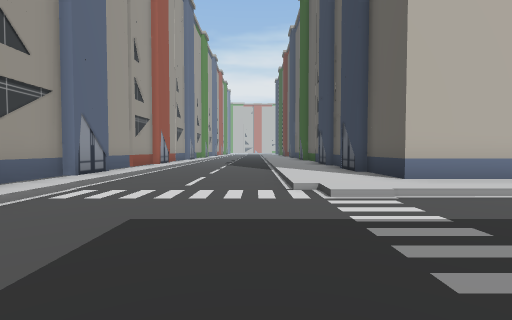
view 1 (above)

24 first-person views from a walk through a scene from a Unity 3-D project. The camera is 1.2 m above the floor, tilts 2° down and sees 85° across. The floor is counted in squares, 2 m on a side. Each view is taken from the middle of a square. On the plan, view 1 faces up. The plan holds only what a view shows up to about 9 squares ahead; the rest is blank. The place goes on beyond the plan. The player character is not drawn. Some surface patterns are stand-ins.

view 2
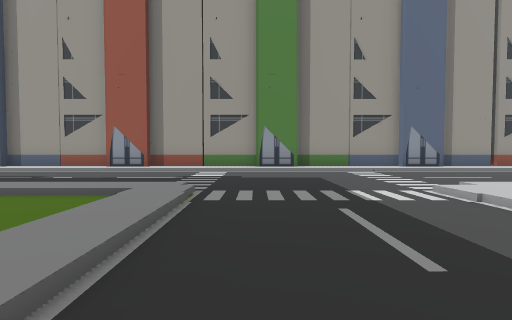

view 3
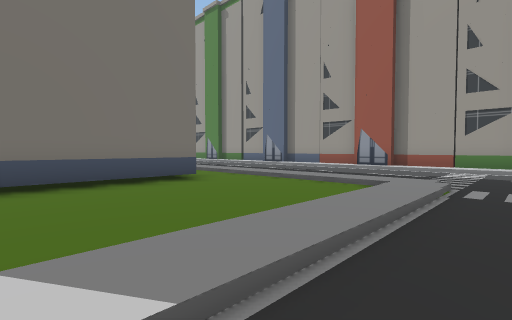

view 4
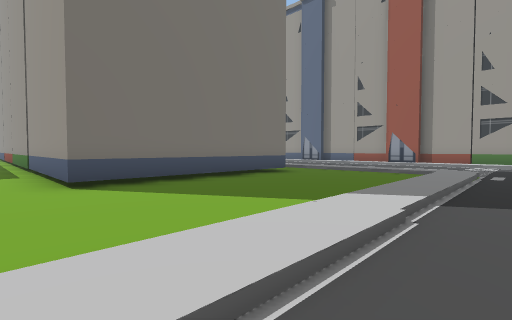

view 5
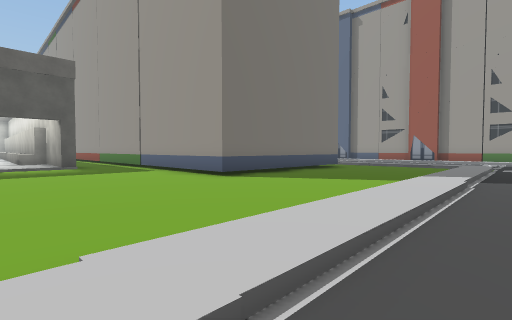

view 6
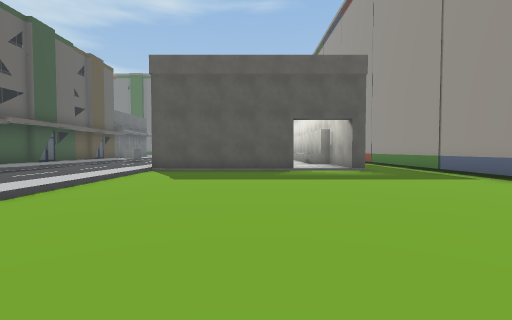

view 7
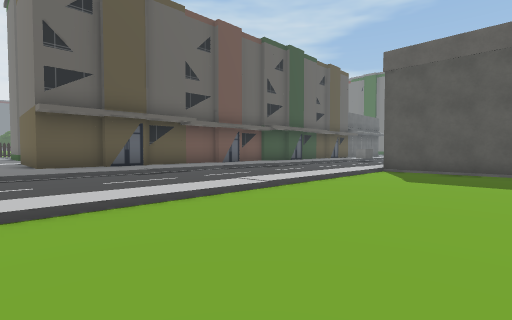

view 8
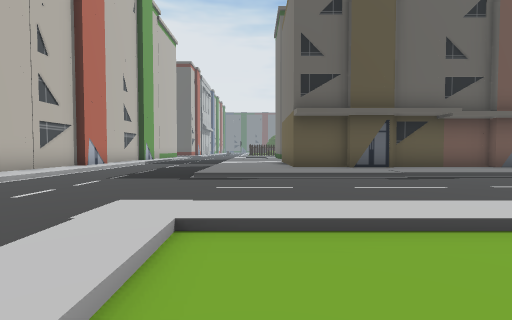

view 9
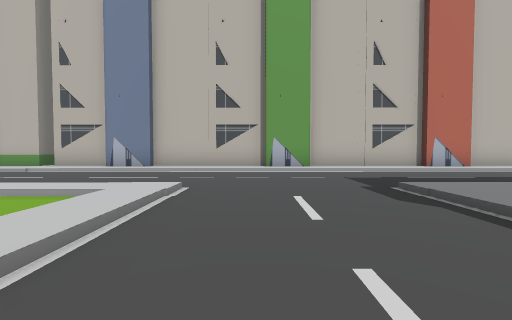

view 10
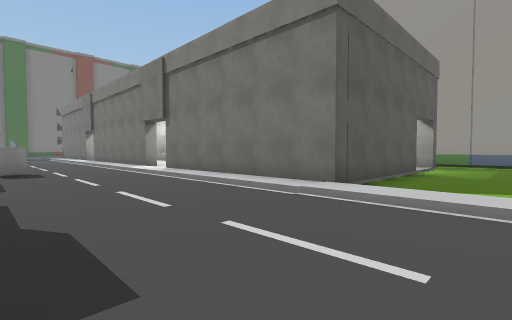

view 11
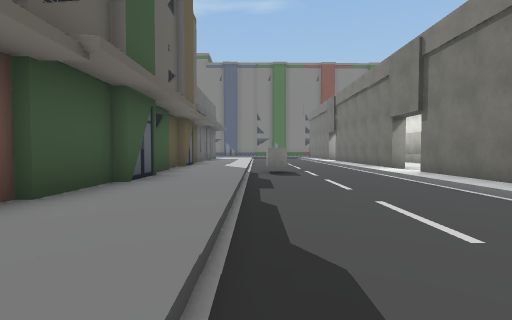

view 12
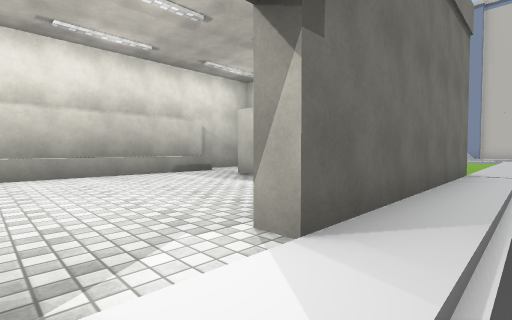

view 13
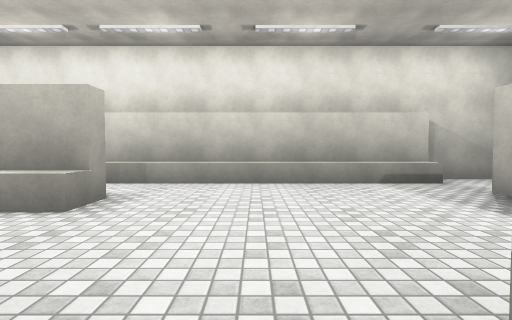

view 14
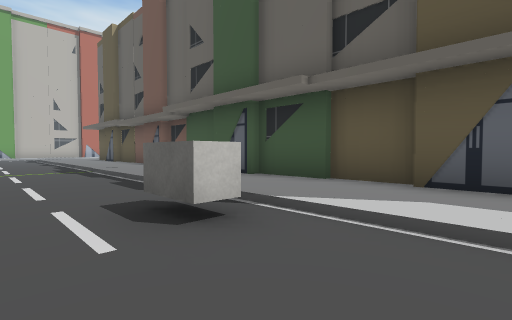

view 15
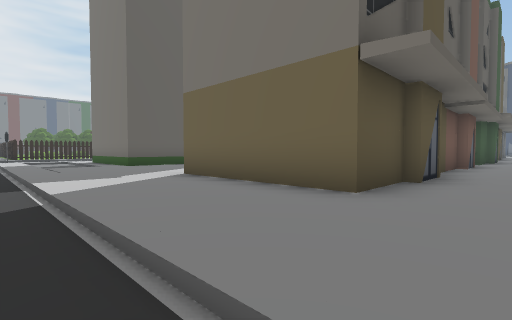

view 16
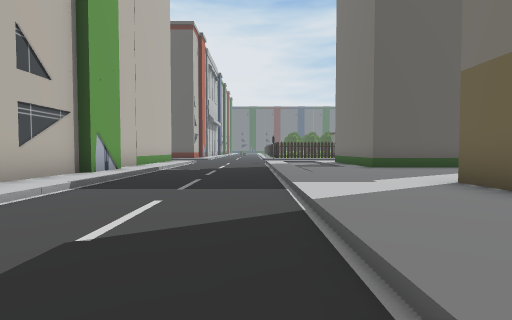

view 17
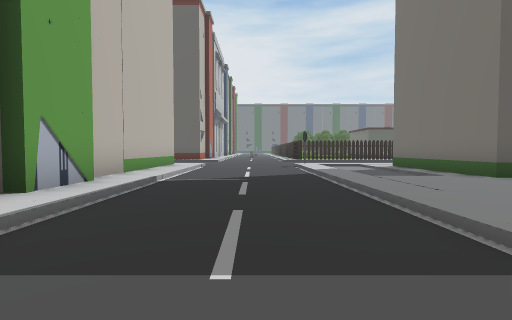

view 18
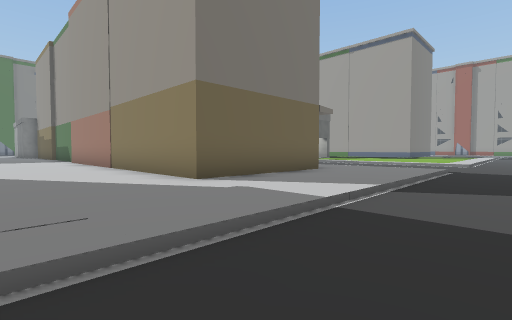

view 19
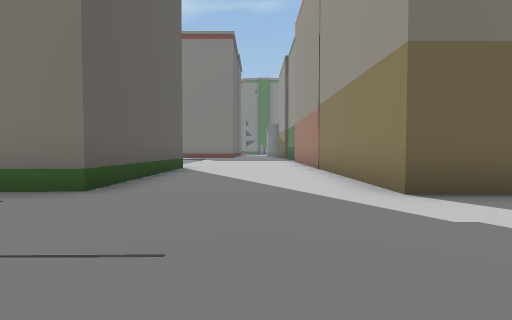

view 20
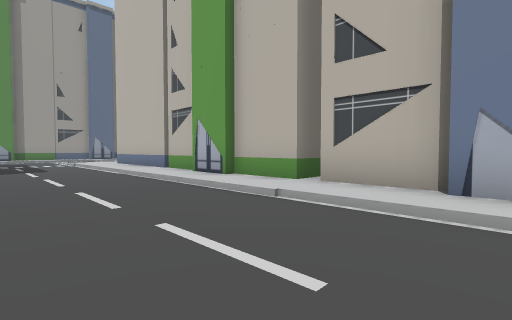

view 21
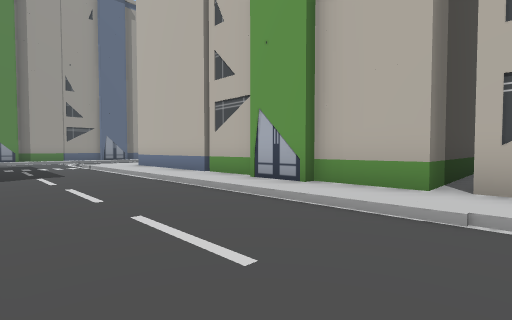

view 22
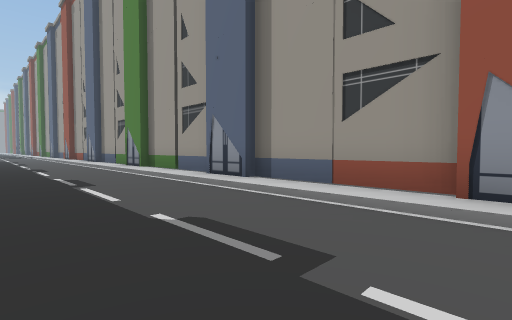

view 23
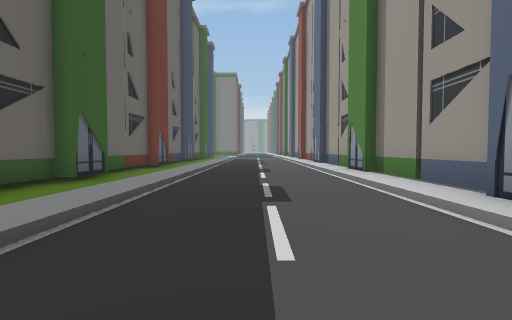

view 24
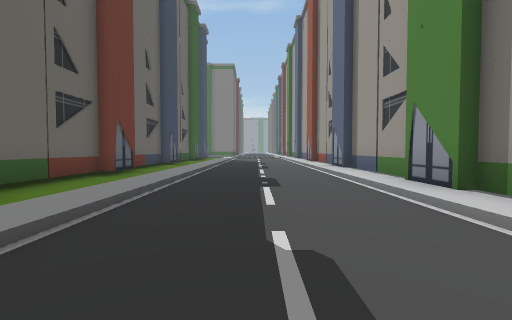

### Floor plan
Key: @ floor where view 1 was taken; # wall or solid block; . main floor; : floor 0.25 m higher than the main floor; / step, stairs or slope; ^ raised ledge; B building; L block; O other object.
Columns run from 6 left of view 1 to 34 right of it. Each row starts with its distance up from view 1.
  9 BBB/...::O
  8   B/...::        B
  7   B/...::B       B
  6   B/...::B       B
  5   B/...::BBBBBBBBBBBBBB BBBBBBBB BBBBBBBB
  4   B/.../::::::::::///////////////////////
  3   B/.....................................
  2   B/.....................................
  1   B/.....................................
  0   B/..@//////:::::: :::/...::::::::::::::
 -1   B/...:..............//...::::::::::....
 -2   B/...:..............//...::BBBB::::::::
 -3   B/...:..............//...::B  B:::BBBBB
 -4   B/...:.BBBBBB.......//...:BB  B:::B
 -5   B/...:.     B.......//...:B   B:::B
 -6   B/...:      B.......//...::   B:::B
 -7   B/...:      B.......//...::B  B:::B
 -8   B/...:.     B.......//...::B  B::::
 -9   B/...:.B    B.//#####/...::B   ::
-10   B/...:.B    B.#::   #/...::B
-11   B/...:.B    B #::^  #/...::B
-12   B/...:.B      #^::  #/...::B
-13   B/...:.B      #^::: #/...:B
-14   B/...:.B      #^::::#/...:B
-15   B/...:.B      #^:::::/.L.::B
-16   B/...:.B      #^:::://.L.::B
-17   B/...:.       #^:#::#/...:BB
-18                 #^ #    ...:B

Positions as (right, up) in squares from view 1, and headings:
1: (0, 0), facing up
2: (5, 1), facing left
3: (6, 1), facing down-left
4: (9, 1), facing down-left
5: (12, 1), facing down-left
6: (13, -1), facing down
7: (13, -1), facing down-right
8: (14, -1), facing right
9: (18, -4), facing up
10: (20, -7), facing down-left
11: (20, -8), facing down
12: (17, -16), facing up-left
13: (16, -15), facing left
14: (18, -18), facing up-right
15: (21, 1), facing down-right
16: (22, 1), facing right
17: (25, 2), facing right
18: (29, 2), facing down-left
19: (28, 1), facing down
20: (14, 1), facing up-left
21: (12, 1), facing up-left
22: (0, -3), facing down-left
23: (-1, -5), facing down
24: (-1, -8), facing down
